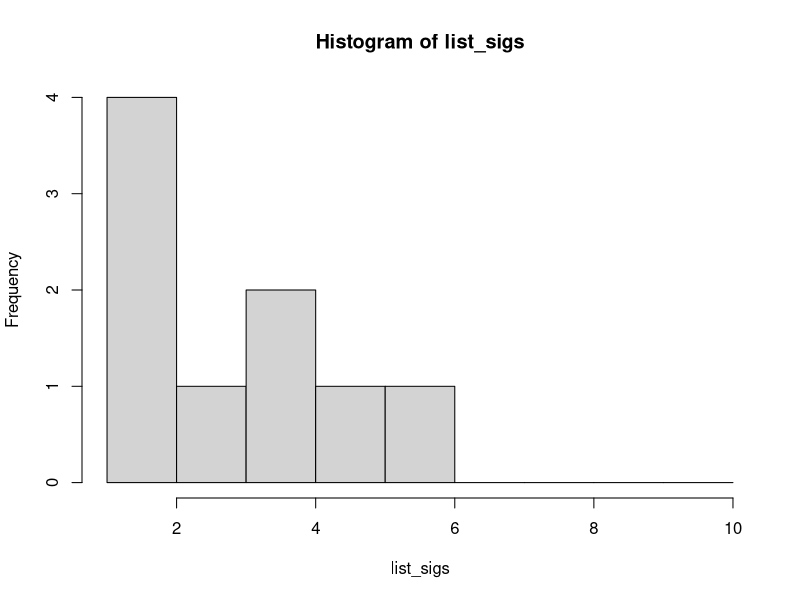

Generate this figure with R:
vector_data <- vector('numeric')
# Creates empty data set 
choose_values <- function(vector_data, returnvec = TRUE, returnmatrix = TRUE){
  if (returnvec == TRUE & returnmatrix == FALSE) {
    return(c(vector_data))
  }
  if (returnvec == FALSE & returnmatrix == TRUE) {
    return(matrix(c(vector_data), nrow = 1, ncol = length(vector_data)))
  }
  if ((returnvec == FALSE & returnmatrix == FALSE) | 
      (returnvec = TRUE & returnmatrix = TRUE)) {
    return()
  }
}
# Creates a function that takes in a data set and creates a vector or matrix by your choice.
vector_data <- c(1.3, 2.222, 0.44, 3.5, 4.6, 5.7, 6.99, 1.8, 10.6)
# Using a random group of 9 data values here
set <- choose_values(vector_data, TRUE, FALSE)
# Apply aforementioned function to data values
set <- set*10^(max(length(set)))
# Multiply set of data by 10^x with x being the maximum number of 0's 
# to the left of the first significant digit of any given value.
# This ensures that the first character in the following function is never 0.
sig_one <- function(n) {
  as.numeric(head(strsplit(as.character(n), '')[[1]], n = 1))
}

# Takes the 1st digit of each value by using a function.
list_sigs <- sapply(set, sig_one)
# Creates a list of the 1st significant digit of every data value.
chart_one <- hist(list_sigs, 1:10)
# Creates a histogram, with 9 bars to show the number of occurences
# of every possible significant digit.
list_distrib <- chart_one$density
# Creating a vector with the proportion of the first significant digit being each number from 1 to 9.
m <- ((list_distrib - (log10(1 + (1 / 1:9)))))
# Using the formula, this is the m statistic for every number 1 through 9, not just the max.
d <- (list_distrib - (log10(1 + (1 / (1:9)))))^2
# Using the formula, this is the d statistic for each number 1 through 9 individually.
maxi <- max((list_distrib - (log10(1 + (1 / 1:9)))))
# This is the m statistic
dstat <- sqrt(sum((list_distrib - (log10(1 + (1 / (1:9)))))^2))
# This is the d statistic
all_function <- function(list_distrib, returnm=TRUE, returnd=TRUE) {
  if (returnm == TRUE & returnd == TRUE) 
    return(list("m"= maxi,"d"= dstat, "fullm" = m, "fulld" = d))
  if (returnm == TRUE & returnd == FALSE) return(list("m"=m, "fullm" = m))
  if (returnm == FALSE & returnd == TRUE) return(list("d"=d, "fulld" = d))
  if (returnm == FALSE & returnd == FALSE) return()
}
print(all_function(list_distrib, TRUE, TRUE))
# This function returns a list of the m statistic and d statistic for each 
# significant digit and then returns its maximum and square root of the two respectively.
sigm <- ifelse (maxi<0.851, print("NF"), ifelse (maxi<0.967, print("*"), 
                                                 ifelse (maxi<1.212, print("**"), print("***"))))
sigd <- ifelse (dstat<1.212, print("NF"), ifelse (dstat<1.33, print("F1"), 
                                                  ifelse (dstat<1.569, print("F2"), print("F3"))))
# Calculates using a boolean whether each statistic reaches certain critical values.
print.benfords <- function(maxi, dstat, sigm, sigd) {
  sample_matrix <- matrix(data = c(maxi, dstat), nrow = 1, ncol = 2)
  colnames(sample_matrix) <- c("Leemis'm", "Cho-Gains'd")
  sample_matrix <- rbind(sample_matrix, c(sigm, sigd))
  legend_part1 <- c((" NF = No Fraud "), 
                    (" ** = Fraud with critical value of 0.05 ")) 
  legend_part2 <- c((" * = Fraud with critical value of 0.1 "), 
                    (" *** = Fraud with critical value of 0.01 "))
  legend_matrix <- matrix(data = c(legend_part1, legend_part2), nrow = 2, ncol = 2)
  sample_matrix <- rbind(sample_matrix, legend_matrix)
  return(as.table(sample_matrix))
}
# Creates a table with all four elements:  names of the statistics, the m and d stats,
# whether it passes the critical level tests, and the legend
write.table(print.benfords(maxi, dstat, sigm, sigd), file = "benford.csv")
# Creates an excel file with the table


